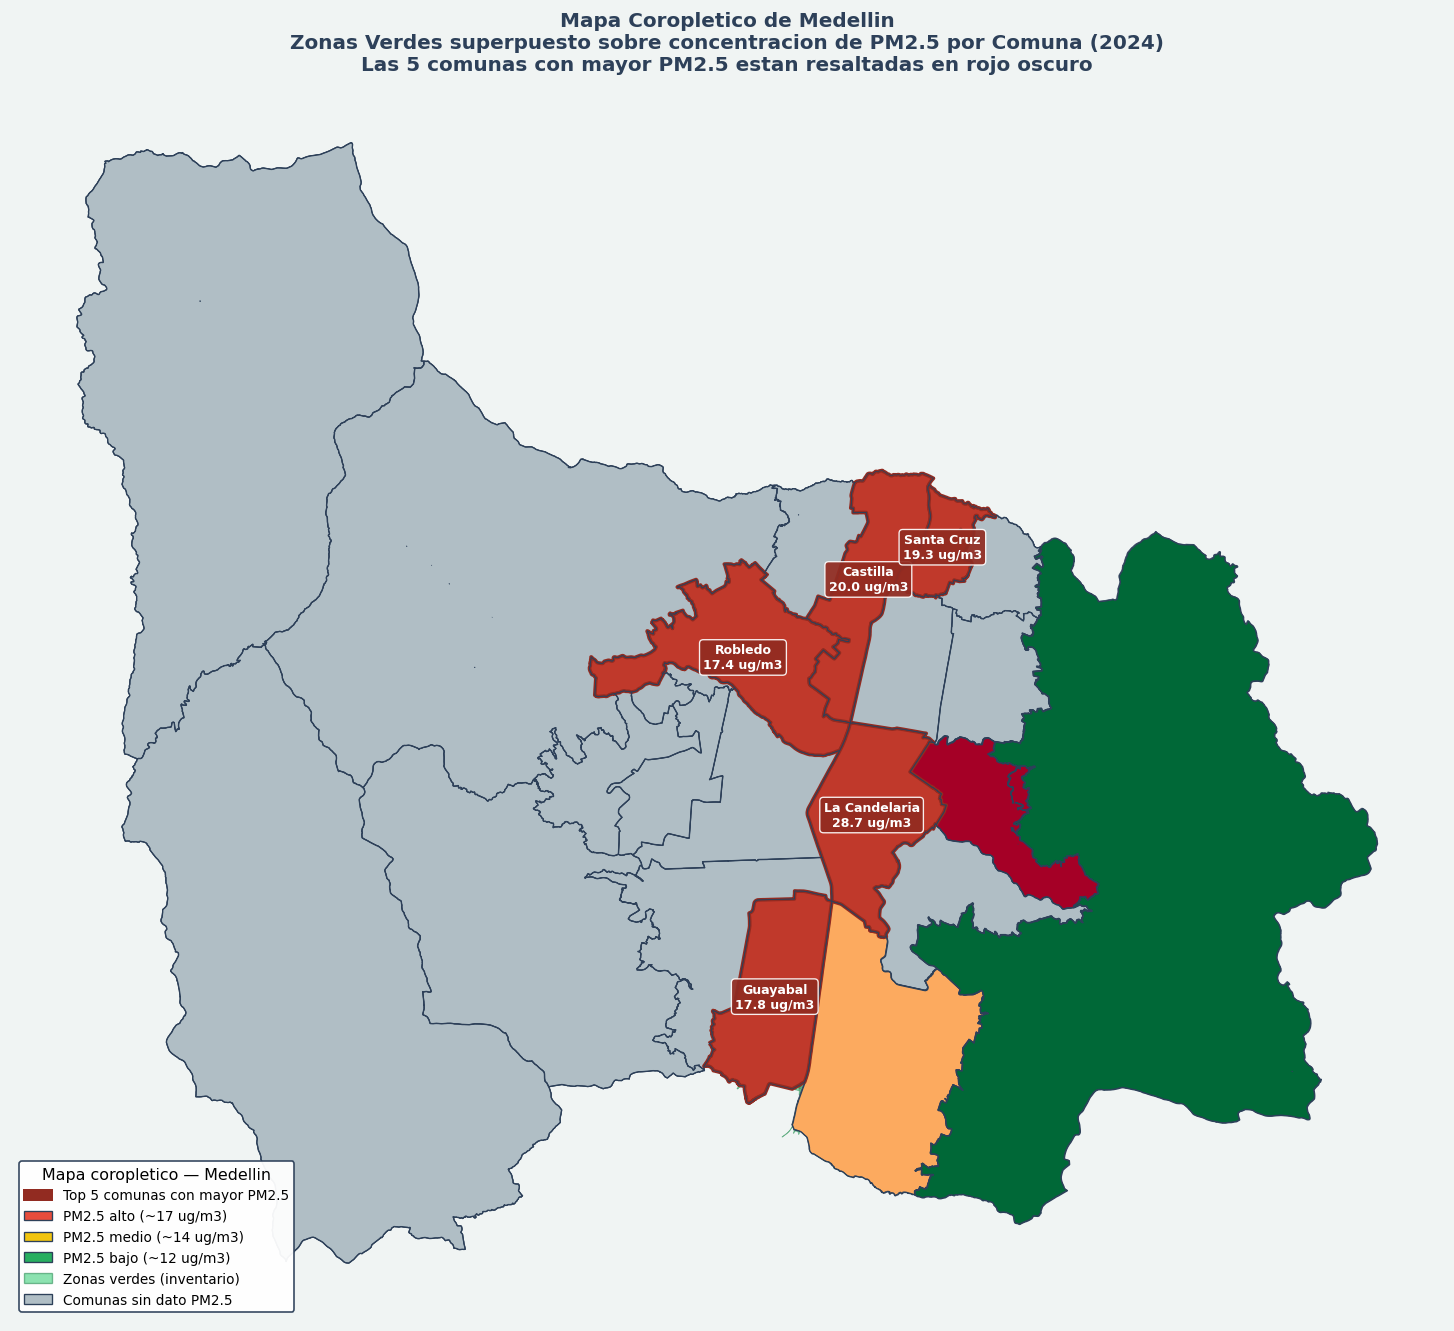

This chart was generated by the following Python code:
"""
Mapa Coropletico Combinado — Zonas Verdes + PM2.5 por Comuna (Medellin)
Muestra:   capa de comunas por PM2.5,  top-5 resaltadas en rojo
           capa de zonas verdes en verde transparente
"""

import sys, io, os
sys.stdout = io.TextIOWrapper(sys.stdout.buffer, encoding='utf-8')

import warnings
warnings.filterwarnings("ignore")
import pandas as pd
import geopandas as gpd
import matplotlib.pyplot as plt
import matplotlib.patches as mpatches
import matplotlib.colors as mcolors
from matplotlib.colors import Normalize
import matplotlib.lines as mlines

# ─────────────────────────────────────────────────────────────────────────────
# RUTAS
# ─────────────────────────────────────────────────────────────────────────────
BASE = os.path.dirname(os.path.dirname(os.path.abspath(__file__)))
RUTA_GEO_COMUNAS = os.path.join(BASE, "bases_de_datos", "base_datos_comunas", "geojson_limite_catastral_de_comun", "limite_catastral_de_comun.geojson")
RUTA_GEO_VERDES  = os.path.join(BASE, "bases_de_datos", "base_datos_zonas_verdes", "geojson_inventario_zonas_verdes", "inventario_zonas_verdes.geojson")
RUTA_PM25        = os.path.join(BASE, "scripts", "bloque_1", "relaciones_v2_bloque2.csv")
SALIDA           = os.path.join(os.path.dirname(os.path.abspath(__file__)), "mapa_coropletico_pm25_zonas_verdes.png")
SALIDA_ALTA      = os.path.join(os.path.dirname(os.path.abspath(__file__)), "mapa_coropletico_pm25_zonas_verdes_alta.png")

# ─────────────────────────────────────────────────────────────────────────────
# 1. Cargar comunas y reproyectar a WGS84
# ─────────────────────────────────────────────────────────────────────────────
gdf_comunas = gpd.read_file(RUTA_GEO_COMUNAS)
gdf_comunas = gdf_comunas.to_crs(epsg=4326)

GEOJSON_MAP = {
    "BELEN":                "Belen",
    "POPULAR":              "Popular",
    "ROBLEDO":              "Robledo",
    "ARANJUEZ":             "Aranjuez",
    "CASTILLA":             "Castilla",
    "GUAYABAL":             "Guayabal",
    "LAURELES":             "Laureles Estadio",
    "MANRIQUE":             "Manrique",
    "PALMITAS":             "Corregimiento de San Sebastian de Palmitas",
    "ALTAVISTA":            "Corregimiento de Altavista",
    "EL POBLADO":           "El Poblado",
    "LA AMERICA":           "La America",
    "SAN JAVIER":           "San Javier",
    "SANTA CRUZ":           "Santa Cruz",
    "SANTA ELENA":          "Corregimiento de Santa Elena",
    "BUENOS AIRES":         "Buenos Aires",
    "LA CANDELARIA":        "La Candelaria",
    "SAN CRISTOBAL":        "Corregimiento de San Cristobal",
    "VILLA HERMOSA":        "Villa Hermosa",
    "DOCE DE OCTUBRE":      "Doce de Octubre",
    "SAN ANTONIO DE PRADO": "Corregimiento de San Antonio de Prado",
}
gdf_comunas["comuna_nombre"] = gdf_comunas["nombre"].map(GEOJSON_MAP)

# ─────────────────────────────────────────────────────────────────────────────
# 2. Cargar datos PM2.5 (anio 2024)
# ─────────────────────────────────────────────────────────────────────────────
df = pd.read_csv(RUTA_PM25)
df_2024 = df[df["año"] == 2024].copy()

gdf_comunas = gdf_comunas.merge(
    df_2024[["comuna", "pm25_promedio_anual"]],
    left_on="comuna_nombre",
    right_on="comuna",
    how="left"
)

# Identificar top 5 (sin duplicados, orden descendente)
top5_df = (gdf_comunas.dropna(subset=["pm25_promedio_anual"])
                     .nlargest(5, "pm25_promedio_anual")
                     .reset_index(drop=True))
top5_nombres = top5_df["comuna_nombre"].tolist()
gdf_comunas["es_top5"] = gdf_comunas["comuna_nombre"].isin(top5_nombres)

print("\nTop 5 PM2.5 2024:")
print(top5_df[["comuna_nombre","pm25_promedio_anual"]].to_string(index=False))

# ── Construir DataFrames por categoria ──
gdf_con_dato = gdf_comunas[gdf_comunas["pm25_promedio_anual"].notna()]
gdf_sin_dato = gdf_comunas[gdf_comunas["pm25_promedio_anual"].isna()]
gdf_top5     = gdf_comunas[gdf_comunas["es_top5"]]
gdf_no_top5  = gdf_comunas[~gdf_comunas["es_top5"] & gdf_comunas["pm25_promedio_anual"].notna()]

# ─────────────────────────────────────────────────────────────────────────────
# 3. Cargar zonas verdes y reproyectar a WGS84
# ─────────────────────────────────────────────────────────────────────────────
gdf_verdes = gpd.read_file(RUTA_GEO_VERDES)
gdf_verdes = gdf_verdes.to_crs(epsg=4326)

print(f"Zonas verdes cargadas: {len(gdf_verdes)} registros")

# ─────────────────────────────────────────────────────────────────────────────
# 4. Escala de color por nivel de PM2.5 (solo para las que tienen datos y no son top-5)
# ─────────────────────────────────────────────────────────────────────────────
valores_no_top5 = gdf_no_top5["pm25_promedio_anual"].dropna()
vmin = valores_no_top5.min()
vmax = valores_no_top5.max()
norm  = Normalize(vmin=vmin, vmax=vmax)
escala = plt.cm.RdYlGn_r  # rojo = alto PM2.5, verde = bajo PM2.5

def color_por_valor(val):
    if pd.isna(val):
        return "#B0BEC5"
    return mcolors.to_hex(escala(norm(val)))

gdf_no_top5 = gdf_no_top5.copy()
gdf_no_top5["color"] = gdf_no_top5["pm25_promedio_anual"].apply(color_por_valor)

# ─────────────────────────────────────────────────────────────────────────────
# 5. DIBUJAR EL MAPA (dos versiones: normal y alta resolucion)
# ─────────────────────────────────────────────────────────────────────────────
COLOR_BORDE      = "#2D4059"
COLOR_BORDE_TOP5 = "#922B21"
COLOR_SIN_DATO   = "#B0BEC5"
ALPHA_VERDES     = 0.55

def dibujar_mapa(figsize=(12, 14), dpi=100, salida="mapa.png"):
    fig, ax = plt.subplots(1, 1, figsize=figsize, facecolor="#F0F4F3")
    ax.set_facecolor("#D6E6DF")

    # ── Zonas verdes (capa base inferior) ──
    gdf_verdes.plot(
        ax=ax, color="#2ECC71", edgecolor="#1E8449",
        linewidth=0.4, alpha=ALPHA_VERDES, zorder=1,
        label="Zonas verdes (inventario)",
    )

    # ── Comunas sin dato PM2.5 ──
    gdf_sin_dato.plot(
        ax=ax, color=COLOR_SIN_DATO,
        edgecolor=COLOR_BORDE, linewidth=0.8, zorder=2,
    )

    # ── Comunas con dato PM2.5 (no top-5) — escala gradual ──
    for _, row in gdf_no_top5.iterrows():
        gdf_no_top5[gdf_no_top5.index == row.name].plot(
            ax=ax,
            color=row["color"],
            edgecolor=COLOR_BORDE, linewidth=0.8,
            zorder=3,
        )

    # ── Comunas sin dato ── re-etiquetadas sin superponer
    gdf_sin_dato.plot(
        ax=ax, color=COLOR_SIN_DATO,
        edgecolor=COLOR_BORDE, linewidth=0.8, zorder=2,
    )

    # ── Top 5 comunas (rojo oscuro) ──
    gdf_top5.plot(
        ax=ax,
        color="#C0392B", edgecolor=COLOR_BORDE_TOP5,
        linewidth=2.2, zorder=4,
        label="Top 5 mayor PM2.5",
    )

    # ── Bordes de comunas (todas, linea delgada) ──
    gdf_comunas.plot(
        ax=ax, facecolor="none",
        edgecolor=COLOR_BORDE, linewidth=0.5,
        zorder=5, alpha=0.9,
    )

    # ── Etiquetas top 5 ──
    for _, row in gdf_top5.iterrows():
        centroid = row.geometry.centroid
        ax.annotate(
            f"{row['comuna_nombre']}\n{row['pm25_promedio_anual']:.1f} ug/m3",
            xy=(centroid.x, centroid.y),
            xytext=(0, 0), textcoords="offset points",
            ha="center", va="center",
            fontsize=7.5, fontweight="bold", color="white",
            bbox=dict(
                boxstyle="round,pad=0.3",
                facecolor="#922B21", edgecolor="white",
                linewidth=0.8, alpha=0.92,
            ),
            zorder=6,
        )

    # ─────────────────────────────────────────────────────────────────────────
    # Leyenda
    # ─────────────────────────────────────────────────────────────────────────
    # Parches de color por rango PM2.5
    verde_patch = mpatches.Patch(fc="#27AE60", ec=COLOR_BORDE, lw=0.8,
                                  label=f"PM2.5 bajo (~{vmin:.0f} ug/m3)")
    amar_patch  = mpatches.Patch(fc="#F1C40F", ec=COLOR_BORDE, lw=0.8,
                                  label=f"PM2.5 medio (~{(vmin+vmax)/2:.0f} ug/m3)")
    rojo_patch  = mpatches.Patch(fc="#E74C3C", ec=COLOR_BORDE, lw=0.8,
                                  label=f"PM2.5 alto (~{vmax:.0f} ug/m3)")
    t5_patch    = mpatches.Patch(fc="#922B21", ec=COLOR_BORDE_TOP5, lw=1.2,
                                  label="Top 5 comunas con mayor PM2.5")
    verde2_patch = mpatches.Patch(fc="#2ECC71", ec="#1E8449", lw=0.8, alpha=ALPHA_VERDES,
                                   label="Zonas verdes (inventario)")
    gris_patch  = mpatches.Patch(fc=COLOR_SIN_DATO, ec=COLOR_BORDE, lw=0.8,
                                  label="Comunas sin dato PM2.5")

    ax.legend(
        handles=[t5_patch, rojo_patch, amar_patch, verde_patch, verde2_patch, gris_patch],
        loc="lower left", fontsize=8.2,
        title="Mapa coropletico — Medellin",
        title_fontsize=9.5,
        framealpha=0.95, edgecolor=COLOR_BORDE,
    )

    # ── Título ──
    ax.set_title(
        "Mapa Coropletico de Medellin\n"
        "Zonas Verdes superpuesto sobre concentracion de PM2.5 por Comuna (2024)\n"
        "Las 5 comunas con mayor PM2.5 estan resaltadas en rojo oscuro",
        fontsize=12, fontweight="bold", color=COLOR_BORDE, pad=10,
    )

    ax.set_axis_off()
    plt.tight_layout(pad=0.3)
    fig.savefig(salida, dpi=dpi, bbox_inches="tight", facecolor=fig.get_facecolor())
    print(f"Mapa guardado en: {salida}")
    plt.close(fig)

# ── Version normal ──
print("\n=== Generando mapa normal ===")
dibujar_mapa(figsize=(12, 14), dpi=120, salida=SALIDA)

# ── Version alta resolucion ──
print("\n=== Generando mapa alta resolucion ===")
dibujar_mapa(figsize=(16, 18), dpi=200, salida=SALIDA_ALTA)

# ── Resumen ──
print("\nTop 5 comunas con mayor PM2.5 (2024):")
for i, (_, row) in enumerate(top5_df.iterrows(), 1):
    print(f"  {i}. {row['comuna_nombre']} — {row['pm25_promedio_anual']:.2f} ug/m3")
